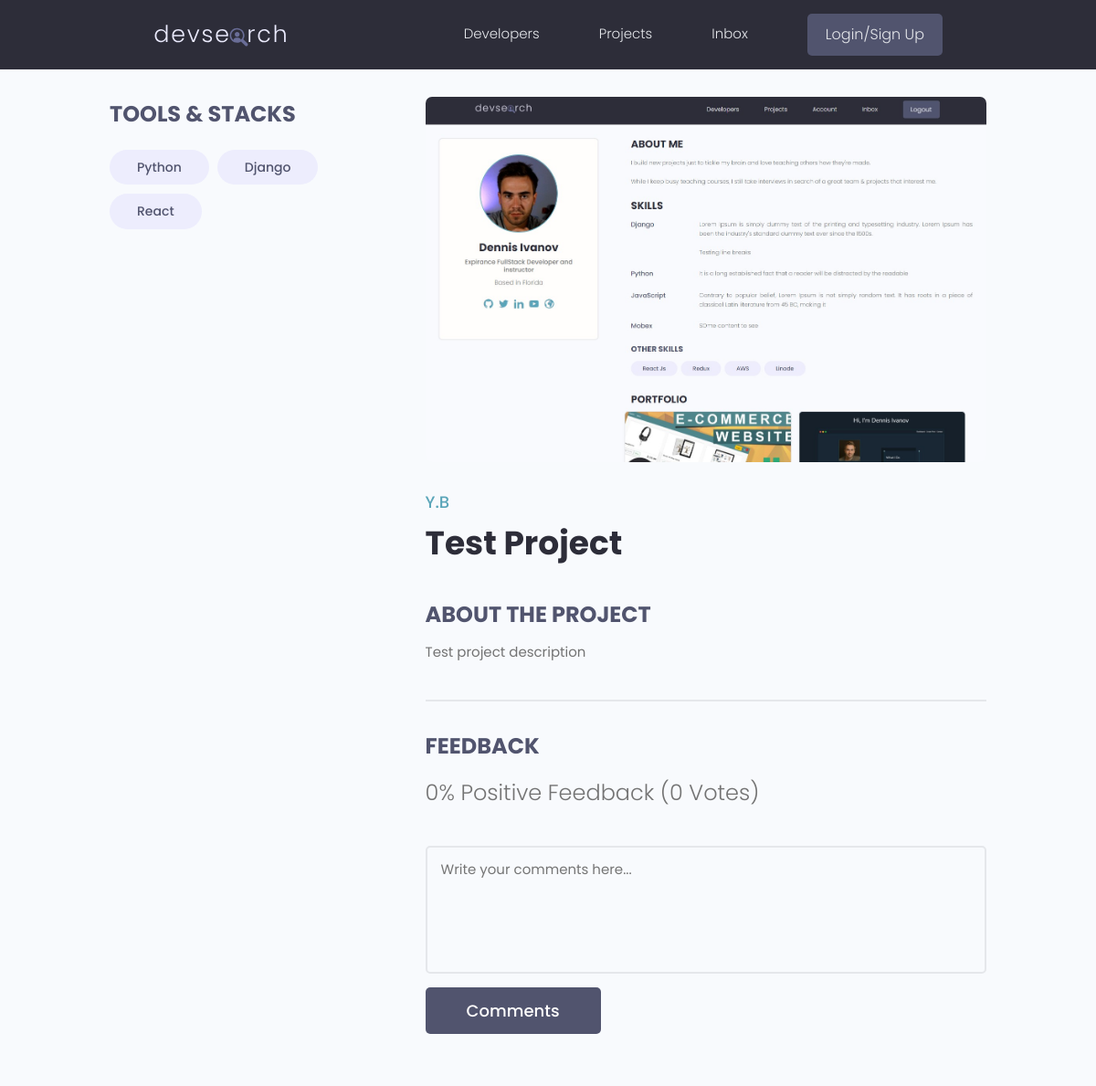
Before: /projects/c32895a7-3a86-4752-850e-a9ab986f8409/ with the older database file.
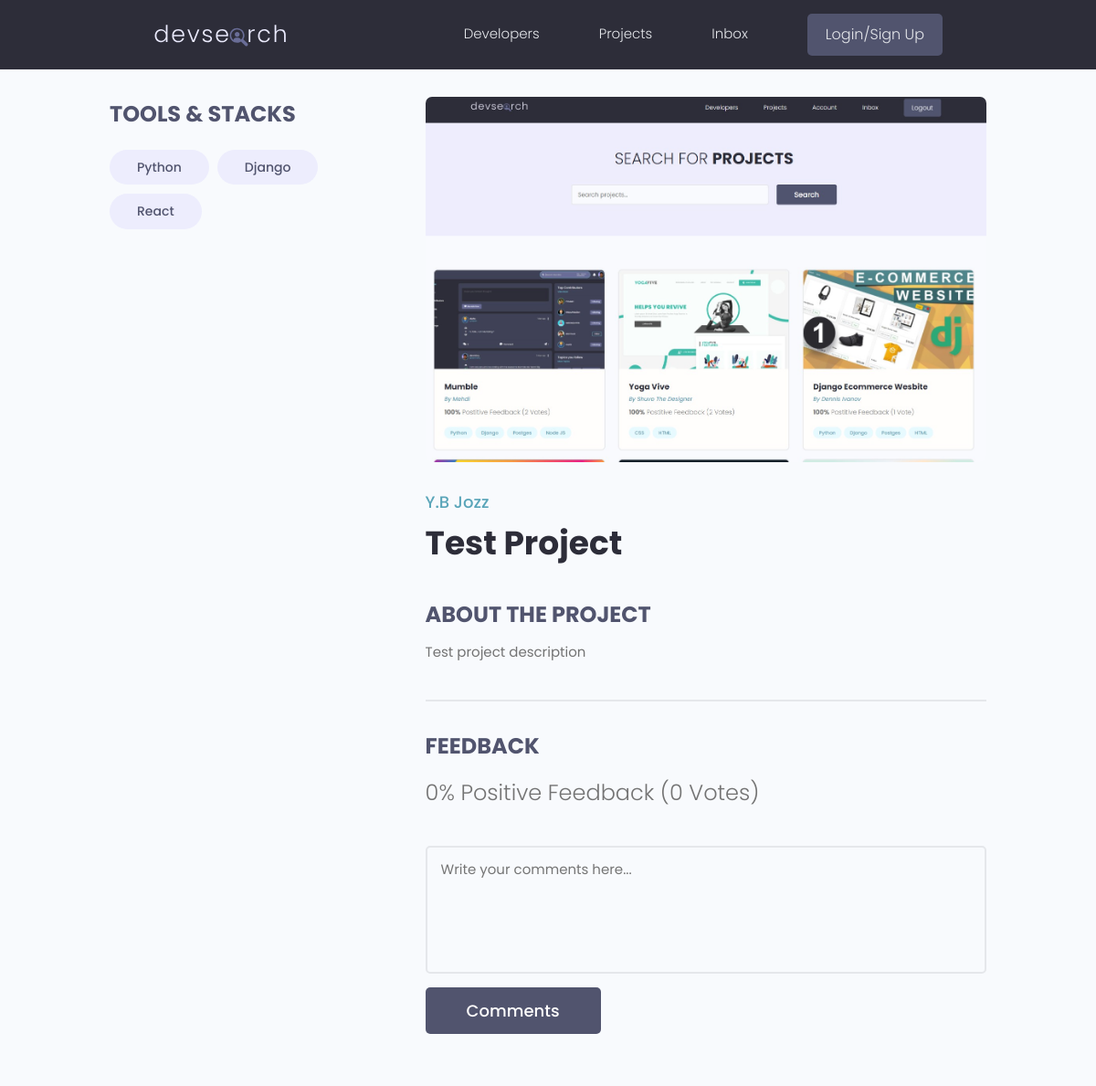
After: the same page with the newer database file.
### projects/models.py (models this page shows, shortened)
class Project(models.Model):
    owner = models.ForeignKey(Profile, on_delete=models.SET_NULL, null=True, blank=True)
    title = models.CharField(max_length=200)
    description = models.CharField(max_length=2000, null=True, blank=True)
    demo_link = models.CharField(max_length=2000, null=True, blank=True)
    source_link = models.CharField(max_length=2000, null=True, blank=True)
    featured_image = models.ImageField(null=True, blank=True, default='default.jpg')
    tags = models.ManyToManyField('Tag', blank=True)
    vote_total = models.IntegerField(default=0, null=True, blank=True)
    vote_ratio = models.IntegerField(default=0, null=True, blank=True)
    createdAt = models.DateTimeField(auto_now_add=True)
    id = models.UUIDField(default=uuid.uuid4, unique=True, primary_key=True, editable=False)

### account/models.py (models this page shows)
class Profile(models.Model):
    id = models.UUIDField(default=uuid.uuid4, unique=True,
                          primary_key=True, editable=False)
    user = models.OneToOneField(
        User, on_delete=models.CASCADE, null=True, blank=True)
    name = models.CharField(max_length=200, null=True, blank=True)
    username = models.CharField(max_length=200, null=True, blank=True)
    location = models.CharField(max_length=200, null=True, blank=True)
    email = models.EmailField(
        max_length=200, null=True, blank=True, unique=True)
    short_intro = models.CharField(max_length=200, null=True, blank=True)
    bio = models.TextField(null=True, blank=True)
    profile_image = models.ImageField(
        null=True, blank=True, upload_to='profile_images/', default='profile_images/user-default.png')
    github_profile = models.CharField(max_length=200, null=True, blank=True)
    social_twitter = models.CharField(max_length=200, null=True, blank=True)
    linkedIn_profile = models.CharField(max_length=200, null=True, blank=True)
    youtube_channel = models.CharField(max_length=200, null=True, blank=True)
    website_url = models.CharField(max_length=200, null=True, blank=True)
    createdAt = models.DateTimeField(auto_now_add=True)
    def __str__(self):
        return str(self.username)

### projects/views.py (the view)
# urls.py: path('<uuid:pk>/', views.project, name='project'),
def project(request, pk):
    project = Project.objects.get(id=pk)
    return render(request, 'projects/single_project.html', {'project': project})

### projects/templates/projects/single_project.html (shortened to what this page needs)
{% extends "main.html"%}
{% block content %}
  <main class="singleProject my-md">
    <div class="container">
      <div class="layout">
        <div class="column column--1of3">
          <h3 class="singleProject__subtitle">Tools & Stacks</h3>
          <div class="singleProject__toolStack">
            {% for tag in project.tags.all %}
              <span class="tag tag--pill tag--sub tag--lg">
                <small>{{tag.name}}</small>
              </span>
            {% endfor %}
          </div>
          <br/>
        </div>
        <div class="column column--2of3">
          <img class="singleProject__preview" src="{{ project.featured_image.url }}" alt="portfolio thumbnail" />
          <a href="profile.html" class="singleProject__developer">{{ project.owner }}</a>
          <h2 class="singleProject__title">{{project.title}}</h2>
          <h3 class="singleProject__subtitle">About the Project</h3>
          <div class="singleProject__info">{{ project.description }}</div>
          <div class="comments">
            <h3 class="singleProject__subtitle">Feedback</h3>
            <h5 class="project--rating">
              {{ project.vote_ratio }}% Positive Feedback ({{ project.vote_total }} Vote{{project.vote_total|pluralize:'s' }})
            </h5>
            <form class="form" action="#" method="POST">
              <div class="form__field">
                <textarea class="input input--textarea" name="message" id="formInput#textarea"
                  placeholder="Write your comments here..."></textarea>
              </div>
              <input class="btn btn--sub btn--lg" type="submit" value="Comments" />
            </form>
          </div>
        </div>
      </div>
    </div>
  </main>
{% endblock content %}

Changed rows visible on the page:
changed Project "Test Project": featured_image: a different picture; owner "Y.B" → "Y.B Jozz"
